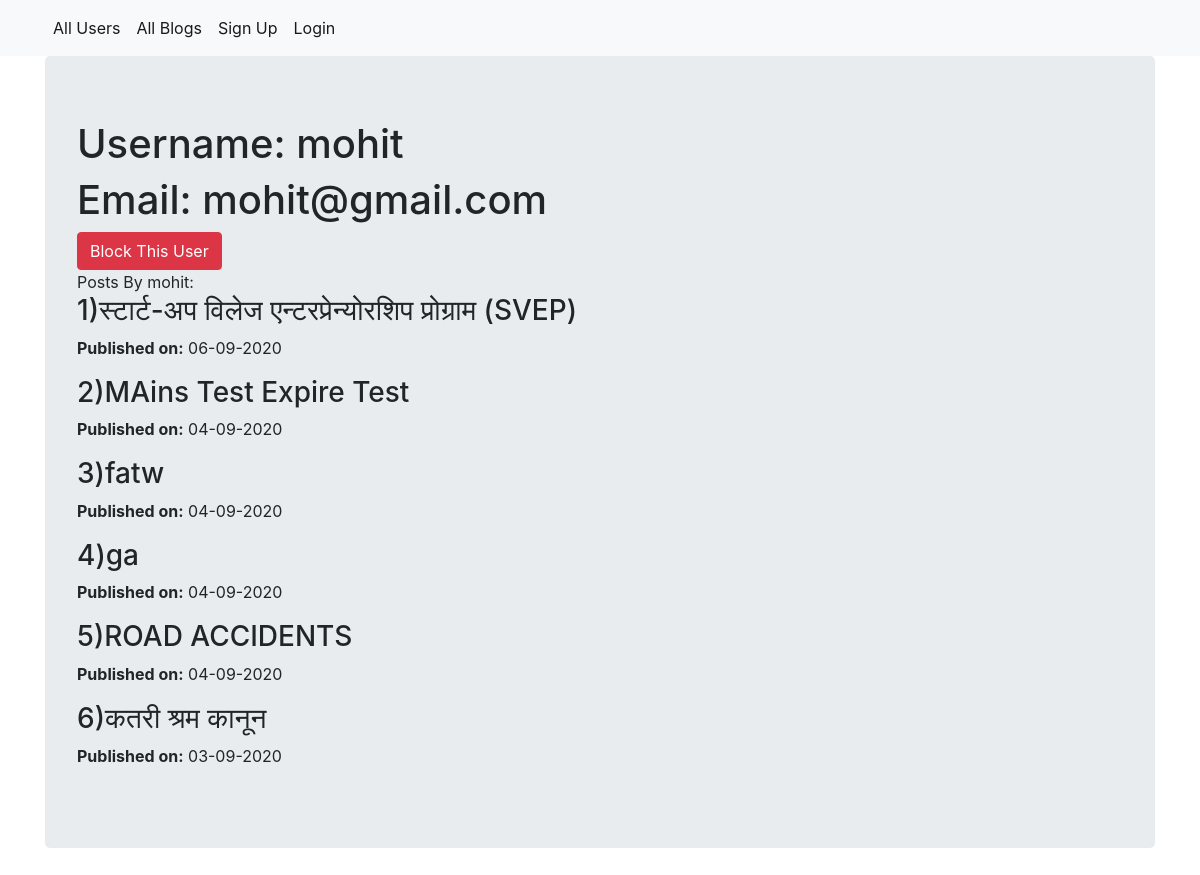
/user/3/, run on the app's committed database.
### blog/models.py (models this page shows, shortened)
class CustomUser(AbstractUser):
    blocked = models.ManyToManyField('CustomUser',related_name='blocked_users',blank=True)
    liked_posts = models.ManyToManyField('Post',related_name='liked_posts',blank=True)

class Post(models.Model):
    post_banner = models.ImageField(upload_to='images/')
    author = models.ForeignKey(CustomUser,related_name='posts',on_delete=models.CASCADE)
    title = models.CharField(max_length=250)
    text = models.TextField()
    date_created = models.DateTimeField(default=timezone.now)
    liked_by = models.ManyToManyField('CustomUser',related_name='liked_by',blank=True)
    class Meta:
        ordering = ['-date_created']

### blog/views.py (the view)
# urls.py: path('user/<pk>/',views.UserDetailView.as_view(),name='user_details'),
class UserDetailView(DetailView):
    model = CustomUser

### blog/templates/blog/customuser_detail.html (shortened to what this page needs)
{% extends 'blog/base.html' %}
{% block content %}
<div class="container" >
    <div class="jumbotron">
    <h1>Username: {{ customuser.username }}</h1>
    <h1>Email: {{ customuser.email }} </h1>
        {% ifequal customuser user %}
        {%else%}
        {% if customuser in user.blocked.all %}
        <p style="color:red"> {{ customuser.username }} is in your Block List</p>
        <form method="post" action="{% url 'blog:unblock_user' pk=customuser.pk %}">
        {% csrf_token %}
            <input class="btn btn-warning" type="submit" value="Unblock User">
        </form>
        {% else %}
        <form method="post" action="{% url 'blog:block_user' pk=customuser.pk %}">
            <input  class="btn btn-danger" type="submit" value="Block This User">
        </form>
        {% endif %}
        {% endifequal %}
        <div class="form-group">
            Posts By {{customuser.username}}:
            {% for post in customuser.posts.all %}
            <h3>{{forloop.counter}}){{ post.title|safe }}</h3>
            <p class="text-justify"><strong>Published on:</strong> {{ post.date_created|date:"d-m-Y" }}</p>
            {% endfor %}
        </div>
    </div>
</div>
{% endblock %}

### data on the page
CustomUser: username "mohit", email "mohit@gmail.com"
Post: title "स्टार्ट-अप विलेज एन्टरप्रेन्योरशिप प्रोग्राम (SVEP)", date_created "06-09-2020"
Post: title "MAins Test Expire Test", date_created "04-09-2020"
Post: title "fatw", date_created "04-09-2020"
Post: title "ga", date_created "04-09-2020"
Post: title "ROAD ACCIDENTS", date_created "04-09-2020"
Post: title "कतरी श्रम कानून", date_created "03-09-2020"
